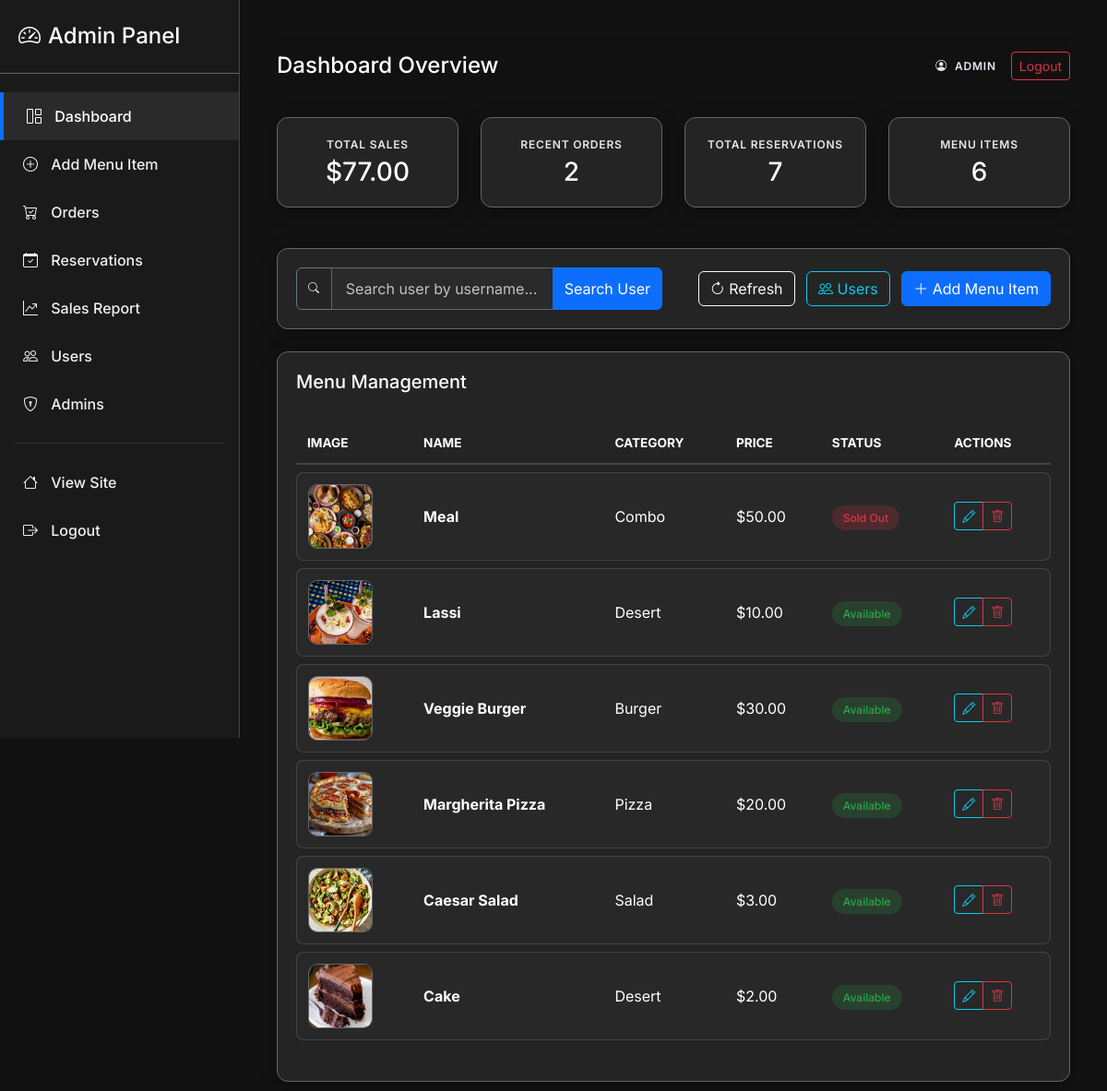
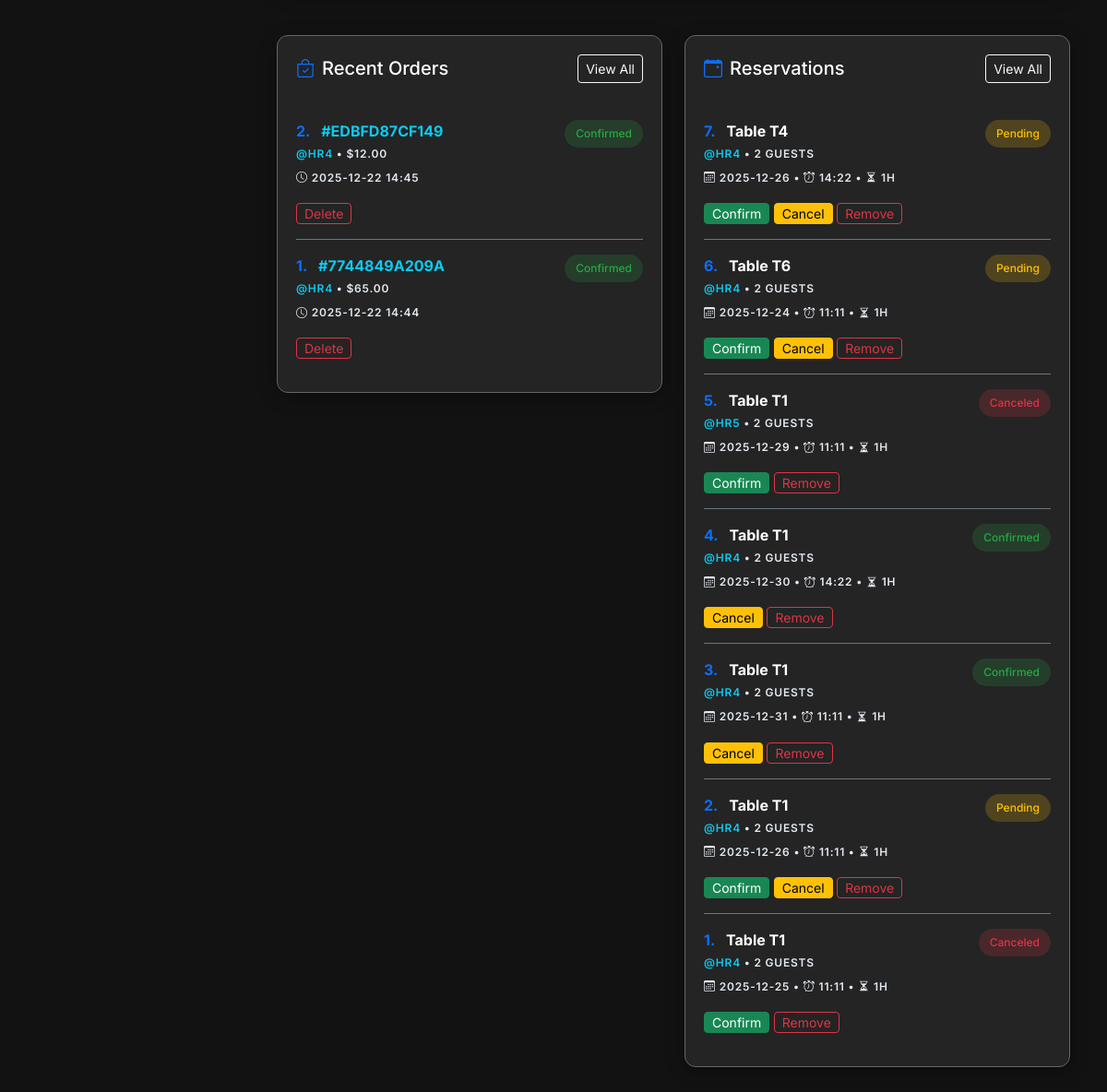
The page /admin (signed in) on the database its author committed (2 pictures, top to bottom).
### app.py (models this page shows, shortened)
class MenuItem(db.Model):
    id = db.Column(db.Integer, primary_key=True)
    name = db.Column(db.String(150), nullable=False)
    price = db.Column(db.Float, nullable=False, default=0.0)
    category = db.Column(db.String(100), nullable=True)
    ingredients = db.Column(db.String(400), nullable=True)
    availability = db.Column(db.Boolean, default=True)  # NOTE: matches templates
    image = db.Column(db.String(300), nullable=True)
    ratings = db.relationship('Rating', backref='menu_item', lazy=True, cascade="all, delete-orphan")
    def get_average_rating(self):
        if not self.ratings:
            return 0
        return round(sum(r.score for r in self.ratings) / len(self.ratings), 1)

class Order(db.Model):
    id = db.Column(db.Integer, primary_key=True)
    unique_order_number = db.Column(db.String(12), unique=True, nullable=False, default=lambda: str(uuid.uuid4().hex[:12]).upper())
    user_id = db.Column(db.Integer, db.ForeignKey('user.id'), nullable=False)
    items = db.Column(db.Text, nullable=False)
    total = db.Column(db.Float, nullable=False)
    status = db.Column(db.String(50), default='Placed')
    phone = db.Column(db.String(50), nullable=False)
    address_district = db.Column(db.String(100), nullable=False)
    address_city = db.Column(db.String(100), nullable=False)
    address_street = db.Column(db.String(255), nullable=False)
    created_at = db.Column(db.DateTime, default=datetime.utcnow)
    items_parsed = db.Column(db.PickleType)

class User(db.Model):
    id = db.Column(db.Integer, primary_key=True)
    username = db.Column(db.String(120), unique=True, nullable=False)
    member_id = db.Column(db.String(20), unique=True) # Custom ID
    email = db.Column(db.String(200), unique=True)
    password = db.Column(db.String(255), nullable=False)
    full_name = db.Column(db.String(200))
    phone = db.Column(db.String(50))
    address_district = db.Column(db.String(100))
    address_city = db.Column(db.String(100))
    address_street = db.Column(db.String(200))
    profile_image = db.Column(db.String(200))  # image filename
    reset_token = db.Column(db.String(100), nullable=True)
    reset_token_expiry = db.Column(db.DateTime, nullable=True)
    is_admin = db.Column(db.Boolean, default=False)
    email_verified = db.Column(db.Boolean, default=False)
    email_verification_code = db.Column(db.String(10), nullable=True)
    created_at = db.Column(db.DateTime, default=datetime.utcnow)
    orders = db.relationship('Order', backref='user', lazy=True)
    reservations = db.relationship('Reservation', backref='user', lazy=True)

class Reservation(db.Model):
    id = db.Column(db.Integer, primary_key=True)
    unique_reservation_number = db.Column(db.String(12), unique=True, nullable=False, default=lambda: str(uuid.uuid4().hex[:12]).upper())
    user_id = db.Column(db.Integer, db.ForeignKey('user.id'), nullable=False)
    date = db.Column(db.String(50), nullable=False)
    time = db.Column(db.String(50), nullable=False)  # Start time (HH:MM)
    duration = db.Column(db.Integer, nullable=False)  # Duration in hours
    guests = db.Column(db.Integer, nullable=False)
    table_no = db.Column(db.String(50), nullable=False)
    status = db.Column(db.String(20), default="Pending")
    created_at = db.Column(db.DateTime, default=datetime.utcnow)

### app.py (the view)
@app.route('/admin')
@admin_required
def admin_index():
    items = MenuItem.query.order_by(MenuItem.id.desc()).all()
    orders = Order.query.order_by(Order.created_at.desc()).all()
    reservations = Reservation.query.order_by(Reservation.created_at.desc()).all()
    for o in orders:
        try:
            o.items_parsed = json.loads(o.items)
        except:
            o.items_parsed = []
    total_sales = db.session.query(db.func.sum(Order.total)).scalar() or 0
    return render_template('admin/index.html', items=items, orders=orders, reservations=reservations, total_sales=total_sales)

### app.py (called while the page is built)
def admin_required(fn):
    @wraps(fn)
    def wrapper(*args, **kwargs):
        if not session.get('is_admin'):
            flash('Admin login required.')
            return redirect(url_for('admin_login'))
        return fn(*args, **kwargs)
    return wrapper

@app.context_processor
def inject_global_data():
    cart = session.get('cart', {})
    count = sum(cart.values()) if isinstance(cart, dict) else 0
    all_items = MenuItem.query.all()
    best_item = None
    max_avg = 0
    for it in all_items:
        avg = it.get_average_rating()
        if avg > max_avg:
            max_avg = avg
            best_item = it
    return dict(cart_count=count, best_rated_item=best_item)

### templates/admin/index.html (shortened to what this page needs)
{% extends 'admin/admin_base.html' %}
{% block admin_title %}Dashboard Overview{% endblock %}
{% block content %}
<div class="row g-4 mb-4">
  <div class="col-md-3">
    <div class="glass-card text-center">
      <div class="text-muted small mb-1">Total Sales</div>
      <h3 class="mb-0 text-white">${{ '%.2f'|format(total_sales) }}</h3>
    </div>
  </div>
  <div class="col-md-3">
    <div class="glass-card text-center">
      <div class="text-muted small mb-1">Recent Orders</div>
      <h3 class="mb-0 text-white">{{ orders|length }}</h3>
    </div>
  </div>
  <div class="col-md-3">
    <div class="glass-card text-center">
      <div class="text-muted small mb-1">Total Reservations</div>
      <h3 class="mb-0 text-white">{{ reservations|length }}</h3>
    </div>
  </div>
  <div class="col-md-3">
    <div class="glass-card text-center">
      <div class="text-muted small mb-1">Menu Items</div>
      <h3 class="mb-0 text-white">{{ items|length }}</h3>
    </div>
  </div>
</div>
<div class="glass-card mb-4">
  <div class="row align-items-center">
    <div class="col-md-6">
      <div class="input-group">
        <span class="input-group-text bg-transparent border-secondary text-muted"><i class="bi bi-search"></i></span>
        <input type="text" id="searchUsername" class="form-control admin-input"
          placeholder="Search user by username...">
        <button class="btn btn-primary" onclick="searchUser()">Search User</button>
      </div>
    </div>
    <div class="col-md-6 text-md-end mt-3 mt-md-0">
      <a class="btn btn-outline-light me-2" href="{{ url_for('admin_index') }}"><i class="bi bi-arrow-clockwise"></i>
        Refresh</a>
      <a class="btn btn-outline-info me-2" href="{{ url_for('admin_users') }}"><i class="bi bi-people"></i> Users</a>
      <a class="btn btn-primary" href="{{ url_for('admin_add_menu') }}"><i class="bi bi-plus-lg"></i> Add Menu Item</a>
    </div>
  </div>
</div>
<div class="glass-card">
  <div class="d-flex justify-content-between align-items-center mb-4">
    <h5 class="mb-0 text-white">Menu Management</h5>
  </div>
  <div class="table-responsive">
    <table class="admin-table">
      <thead>
        <tr>
          <th>Image</th>
          <th>Name</th>
          <th>Category</th>
          <th>Price</th>
          <th>Status</th>
          <th>Actions</th>
        </tr>
      </thead>
      <tbody>
        {% for it in items %}
        <tr>
          <td>
            <img
              src="{{ it.image and url_for('static', filename='uploads/' ~ it.image) or url_for('static', filename='img/placeholder.jpg') }}"
              class="admin-img-thumb" alt="{{ it.name }}">
          </td>
          <td><span class="fw-bold">{{ it.name }}</span></td>
          <td>{{ it.category }}</td>
          <td>${{ '%.2f'|format(it.price) }}</td>
          <td>
            {% if it.availability %}
            <span class="badge-admin badge-admin-success">Available</span>
            {% else %}
            <span class="badge-admin badge-admin-danger">Sold Out</span>
            {% endif %}
          </td>
          <td>
            <div class="btn-group">
              <a class="btn btn-sm btn-outline-info" href="{{ url_for('admin_edit_menu', item_id=it.id) }}"><i
                  class="bi bi-pencil"></i></a>
              <a class="btn btn-sm btn-outline-danger" href="{{ url_for('admin_delete_menu', item_id=it.id) }}"
                onclick="handlePremiumConfirm(event, 'Delete this item?', this, 'Confirm Deletion', 'bi-trash')"><i
                  class="bi bi-trash"></i></a>
            </div>
          </td>
        </tr>
        {% endfor %}
      </tbody>
    </table>
  </div>
</div>
<div class="row g-4 mt-4">
  <div class="col-lg-6">
    <div class="glass-card">
      <div class="d-flex justify-content-between align-items-center mb-4">
        <h5 class="mb-0 text-white"><i class="bi bi-bag-check me-2 text-primary"></i>Recent Orders</h5>
        <a href="{{ url_for('admin_orders') }}" class="btn btn-sm btn-outline-light">View All</a>
      </div>
      <div class="list-group list-group-flush bg-transparent">
        {% for o in orders[:8] %}
        <div class="list-group-item bg-transparent border-secondary text-light px-0 py-3">
          <div class="d-flex justify-content-between align-items-start">
            <div>
              <div class="fw-bold text-white mb-1">
                <span class="text-primary me-2">{{ orders|length - loop.index0 }}.</span>
                <a href="javascript:void(0);" onclick="openOrderModal({{ o.id }})"
                  class="text-info text-decoration-none">
                  #{{ o.unique_order_number or o.id }}
                </a>
              </div>
              <div class="small text-muted">
                {% if o.user %}
                <a class="text-info text-decoration-none" href="javascript:void(0);"
                  onclick="openUserModal('{{ o.user.username }}')">@{{ o.user.username }}</a>
                {% else %}Anon{% endif %}
                &bull; ${{ '%.2f'|format(o.total) }}
              </div>
            </div>
            <span class="badge-admin
              {% if o.status == 'Confirmed' %}badge-admin-success
              {% elif o.status == 'Paid' %}badge-admin-info
              {% else %}badge-admin-warning{% endif %}">
              {{ o.status }}
            </span>
          </div>
          <div class="small mt-2 text-muted"><i class="bi bi-clock me-1"></i>{{ o.created_at.strftime('%Y-%m-%d %H:%M')
            }}</div>
          <div class="mt-3">
            <a class="btn btn-sm btn-outline-danger py-0 px-2 small"
              href="{{ url_for('admin_delete_order', order_id=o.id, sl=orders|length - loop.index0) }}"
              onclick="handlePremiumConfirm(event, 'Delete order?', this, 'Confirm Delete', 'bi-exclamation-triangle')">Delete</a>
          </div>
        </div>
        {% else %}
        <div class="text-muted small">No recent orders.</div>
        {% endfor %}
      </div>
    </div>
  </div>
  <div class="col-lg-6">
    <div class="glass-card">
      <div class="d-flex justify-content-between align-items-center mb-4">
        <h5 class="mb-0 text-white"><i class="bi bi-calendar-event me-2 text-primary"></i>Reservations</h5>
        <a href="{{ url_for('admin_reservations') }}" class="btn btn-sm btn-outline-light">View All</a>
      </div>
      <div class="list-group list-group-flush bg-transparent">
        {% for r in reservations[:8] %}
        <div class="list-group-item bg-transparent border-secondary text-light px-0 py-3">
          <div class="d-flex justify-content-between align-items-start">
            <div>
              <div class="fw-bold text-white mb-1">
                <span class="text-primary me-2">{{ reservations|length - loop.index0 }}.</span> Table {{ r.table_no }}
              </div>
              <div class="small text-muted">
                {% if r.user %}
                <a class="text-info text-decoration-none" href="javascript:void(0);"
                  onclick="openUserModal('{{ r.user.username }}')">@{{ r.user.username }}</a>
                {% else %}Anon{% endif %}
                &bull; {{ r.guests }} Guests
              </div>
            </div>
            <span
              class="badge-admin {% if r.status == 'Canceled' %}badge-admin-danger{% elif r.status == 'Pending' %}badge-admin-warning{% else %}badge-admin-success{% endif %}">
              {{ r.status }}
            </span>
          </div>
          <div class="small mt-2 text-muted">
            <i class="bi bi-calendar3 me-1"></i>{{ r.date }} &bull; <i class="bi bi-alarm me-1"></i>{{ r.time }} &bull;
            <i class="bi bi-hourglass-split me-1"></i>{{ r.duration }}h
          </div>
          <div class="mt-3">
            {% if r.status != 'Confirmed' %}
            <a class="btn btn-sm btn-success py-0 px-2 small"
              href="{{ url_for('admin_confirm_reservation', res_id=r.id) }}">Confirm</a>
            {% endif %}
            {% if r.status != 'Canceled' %}
            <a class="btn btn-sm btn-warning py-0 px-2 small"
              href="{{ url_for('admin_cancel_reservation', res_id=r.id) }}">Cancel</a>
            {% endif %}
            <a class="btn btn-sm btn-outline-danger py-0 px-2 small"
              href="{{ url_for('admin_remove_reservation', res_id=r.id) }}"
              onclick="handlePremiumConfirm(event, 'Permanently remove this reservation?', this, 'Remove', 'bi-trash')">Remove</a>
          </div>
        </div>
        {% else %}
        <div class="text-muted small">No reservations.</div>
        {% endfor %}
      </div>
    </div>
  </div>
</div>
{% endblock %}

### static/css/admin.css (style rules this page uses)
:root { --admin-bg: #121212; --sidebar-bg: #1a1a1a; --card-bg: #242424; --border-color: #444444; --border-whitish: #666666; --text-main: #ffffff; --text-muted: #ffffff; --text-stylish: #e2e8f0; --accent-color: #0d6efd; --accent-hover: #0b5ed7; --sidebar-width: 260px; }
body.admin-body { background-color: var(--admin-bg); color: var(--text-main); font-family: 'Inter', sans-serif; overflow-x: hidden; }
.text-muted { color: var(--text-stylish) !important; letter-spacing: 0.8px; text-transform: uppercase; font-size: 0.75rem; font-weight: 600; }
.small.text-muted { font-weight: 600; }
.glass-card { background: var(--card-bg); border: 1px solid var(--border-whitish); border-radius: 12px; padding: 20px; box-shadow: 0 4px 20px rgba(0, 0, 0, 0.3); margin-bottom: 20px; }
.admin-img-thumb { width: 70px; height: 70px; object-fit: cover; border-radius: 10px; border: 1px solid var(--border-whitish); background: #1a1a1a; }
.admin-table { width: 100%; margin-bottom: 1rem; color: var(--text-main); border-collapse: separate; border-spacing: 0 8px; }
.admin-table thead th { background: transparent; border-bottom: 2px solid var(--border-color); color: var(--text-main); text-transform: uppercase; font-size: 0.85rem; padding: 12px; }
.admin-table tbody tr { background: rgba(255, 255, 255, 0.02); transition: 0.3s; }
.admin-table td { padding: 12px; vertical-align: middle; border-top: 1px solid var(--border-color); border-bottom: 1px solid var(--border-color); }
.admin-table td:first-child { border-left: 1px solid var(--border-color); border-top-left-radius: 8px; border-bottom-left-radius: 8px; }
.admin-table td:last-child { border-right: 1px solid var(--border-color); border-top-right-radius: 8px; border-bottom-right-radius: 8px; }
.badge-admin { padding: 6px 12px; border-radius: 50px; font-weight: 500; font-size: 0.75rem; }
.badge-admin-success { background: rgba(40, 167, 69, 0.2); color: #28a745; }
.badge-admin-warning { background: rgba(255, 193, 7, 0.2); color: #ffc107; }
.badge-admin-danger { background: rgba(220, 53, 69, 0.2); color: #dc3545; }
.admin-input { background: #2a2a2a; border: 1px solid var(--border-whitish); color: #fff; border-radius: 8px; padding: 10px 15px; }
.admin-input::placeholder { color: var(--text-stylish); opacity: 0.8; }

### rows shown on the page
MenuItem: image (picture), name "Meal", category "Combo", price "50.00", availability "Sold Out"
MenuItem: image (picture), name "Lassi", category "Desert", price "10.00", availability "Available"
MenuItem: image (picture), name "Veggie Burger", category "Burger", price "30.00", availability "Available"
MenuItem: image (picture), name "Margherita Pizza", category "Pizza", price "20.00", availability "Available"
MenuItem: image (picture), name "Caesar Salad", category "Salad", price "3.00", availability "Available"
MenuItem: image (picture), name "Cake", category "Desert", price "2.00", availability "Available"
Order: index0 "2", unique_order_number "EDBFD87CF149", user.username "HR4", total "12.00", status "Confirmed", created_at "2025-12-22 14:45"
Order: index0 "1", unique_order_number "7744849A209A", user.username "HR4", total "65.00", status "Confirmed", created_at "2025-12-22 14:44"
Reservation: index0 "7", table_no "T4", user.username "HR4", guests "2", status "Pending", date "2025-12-26", time "14:22", duration "1"
Reservation: index0 "6", table_no "T6", user.username "HR4", guests "2", status "Pending", date "2025-12-24", time "11:11", duration "1"
Reservation: index0 "5", table_no "T1", user.username "HR5", guests "2", status "Canceled", date "2025-12-29", time "11:11", duration "1"
Reservation: index0 "4", table_no "T1", user.username "HR4", guests "2", status "Confirmed", date "2025-12-30", time "14:22", duration "1"
Reservation: index0 "3", table_no "T1", user.username "HR4", guests "2", status "Confirmed", date "2025-12-31", time "11:11", duration "1"
Reservation: index0 "2", table_no "T1", user.username "HR4", guests "2", status "Pending", date "2025-12-26", time "11:11", duration "1"
Reservation: index0 "1", table_no "T1", user.username "HR4", guests "2", status "Canceled", date "2025-12-25", time "11:11", duration "1"

### other values the page prints
{{ '%.2f'|format(total_sales) }} "77.00"
{{ orders|length }} "2"
{{ reservations|length }} "7"
{{ items|length }} "6"
